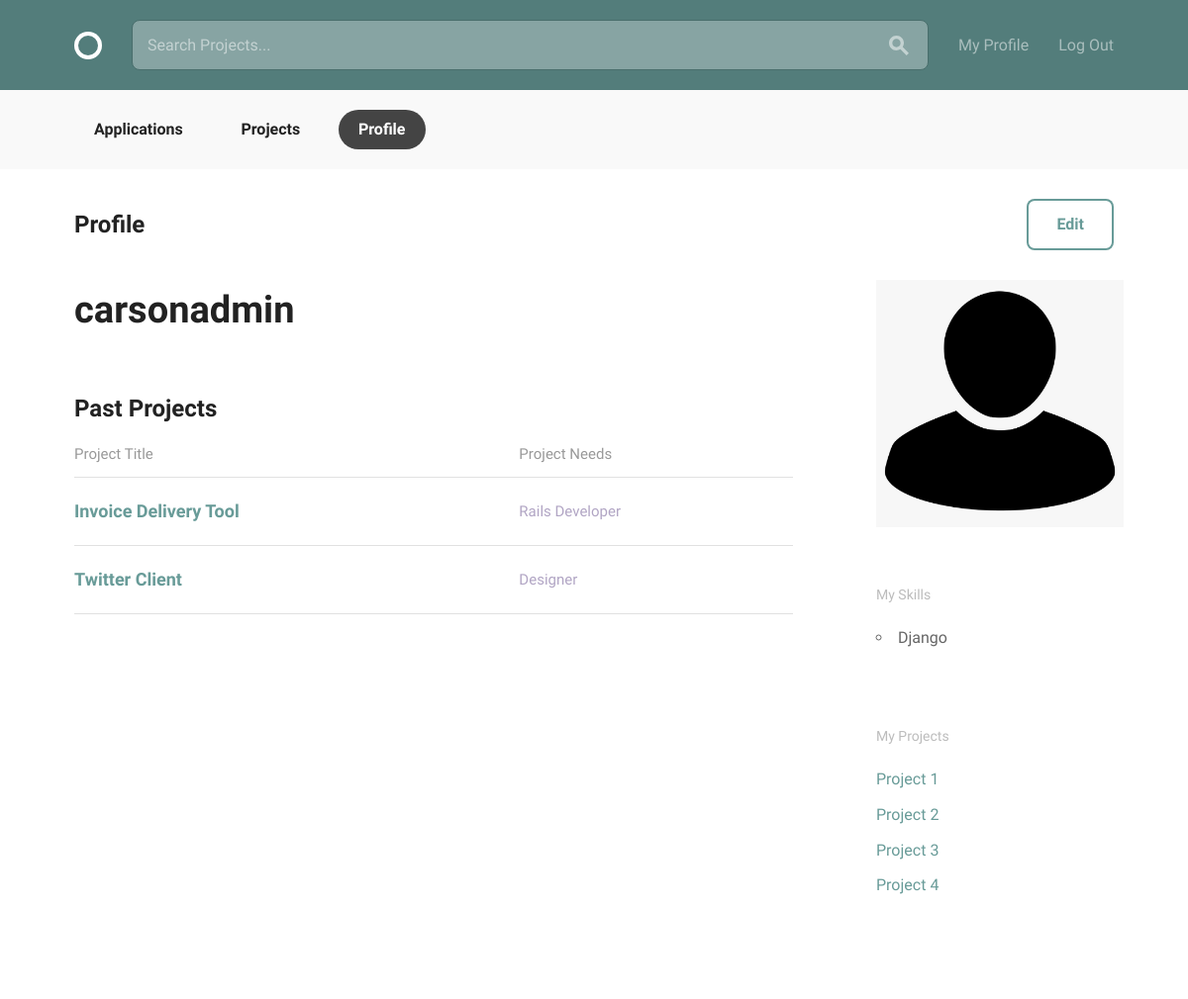
Page /accounts/profile/ (signed in) on the committed database.
### accounts/models.py (models this page shows, shortened)
class User(AbstractBaseUser, PermissionsMixin):
    email = models.EmailField(unique=True)
    username = models.CharField(max_length=15, unique=True)
    date_joined = models.DateTimeField(default=timezone.now)
    is_active = models.BooleanField(default=True)
    is_staff = models.BooleanField(default=False)
    display_name = models.CharField(max_length=25, default="")
    avatar = models.ImageField(upload_to='profile_avatar', blank=True, default="default_avatar.png")
    bio = models.CharField(max_length=140, blank=True, default="")
    skills = models.ManyToManyField('Skill', related_name="users")
    objects = UserManager()
    USERNAME_FIELD = "email"
    REQUIRED_FIELDS = ["display_name", "username"]

class Skill(models.Model):
    title = models.CharField(max_length=15)
    def __str__(self):
        return self.title

### accounts/views.py (the view)
# urls.py: path('profile/', views.profile, name='profile'),
@login_required
def profile(request):
    context = {'user': request.user}
    return render(request, 'accounts/profile.html', context)

### accounts/templates/accounts/profile.html (shortened to what this page needs)
{% extends 'layout.html' %}
{% block body_content %}
<body>
    <div class="circle--actions--bar">
      <nav class="bounds">
        <ul class="circle--pill--list">
          <li><a href="applications.html">Applications</a></li>
          <li><a href="{% url 'projects:projects' %}">Projects</a></li>
          <li><a class="selected" href="{% url 'accounts:profile' %}">Profile</a></li>
        </ul>
      </nav>
    </div>
    <div class="bounds circle--page">
      <div class="circle--page--header circle--fluid">
        <div class="circle--fluid--cell circle--fluid--primary">
          <h2>Profile</h2>
        </div>
        <div class="circle--fluid--cell circle--fluid--secondary">
          <a class="button icon-on-left" href="{% url 'accounts:profile_edit' %}">Edit</a>
        </div>
      </div>
      <div class="grid-70">
        <h1>{{ user.display_name }}</h1>
        <h2>Past Projects</h2>
        <table class="u-full-width circle--table">
          <thead>
            <tr>
              <th>Project Title</th>
              <th class="circle--cell--right">Project Needs</th>
            </tr>
          </thead>
          <tbody>
            <tr class="clickable-row" data-href="project.html">
              <td>
                <h3>Invoice Delivery Tool</h3>
              </td>
              <td class="circle--cell--right">
                <span class="secondary-label">Rails Developer</span>
              </td>
            </tr>
            <tr class="clickable-row" data-href="project.html">
              <td>
                <h3>Twitter Client</h3>
              </td>
              <td class="circle--cell--right">
                <span class="secondary-label">Designer</span>
              </td>
            </tr>
          </tbody>
        </table>
      </div>
      <div class="grid-25 grid-push-5">
        <div class="circle--secondary--module">
          <div>
            <img src="{{ user.avatar.url|default_if_none:'profile_avatar/default_avatar.png' }}" width="250" height="250">
          </div>
        </div>
        <div class="circle--secondary--module">
          <h4>My Skills</h4>
          <ul>
            {% for skill in user.skills.all %}
              <li>{{ skill }}</li>
            {% endfor %}
          </ul>
        </div>
        <div class="circle--secondary--module">
          <h4>My Projects</h4>
          <ul class="circle--link--list">
            <li><a>Project 1</a></li>
            <li><a>Project 2</a></li>
            <li><a>Project 3</a></li>
            <li><a>Project 4</a></li>
          </ul>
        </div>
      </div>
    </div>
  </body>
{% endblock %}

### rows in the picture
User: display_name "carsonadmin", avatar (placeholder picture)
Skill: title "Django"
